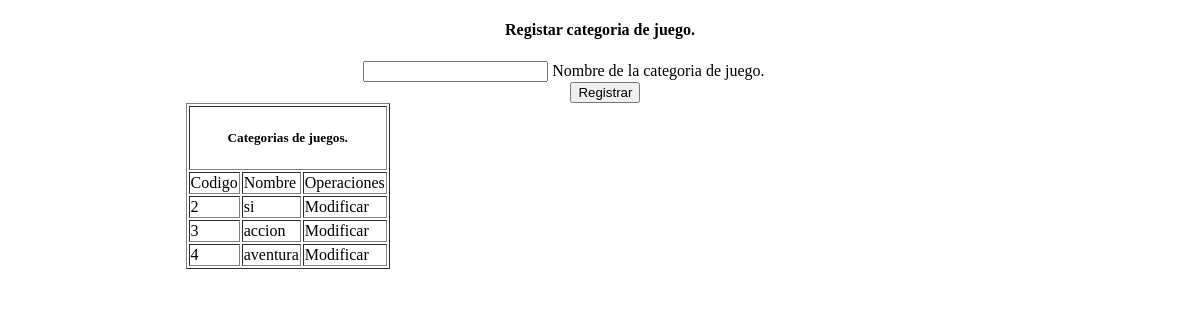
/Views/Categoria_jue.php, run on an earlier commit of the app's database.
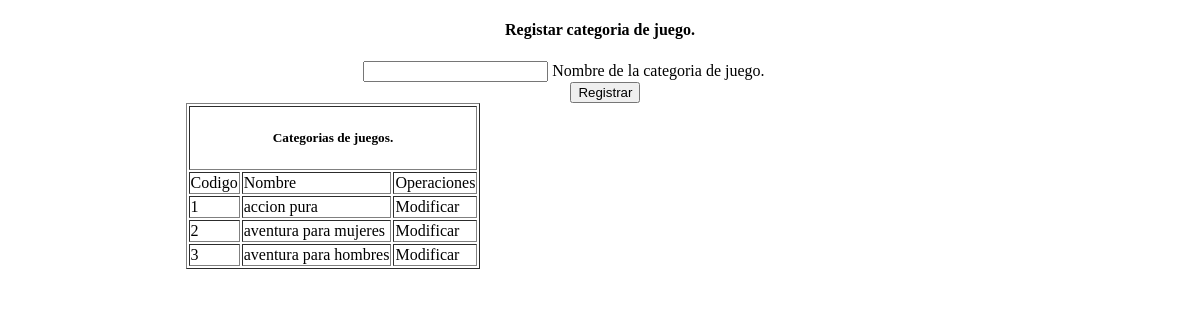
And on a later commit of the database.
### tables this page shows
CREATE TABLE `tbl_categoria_jue` (
  `cat_cod` int(11) NOT NULL,
  `cat_nom` varchar(80) NOT NULL
);

### Model/Categoria.class.php (called while the page is built, shortened)
<?php
class Categoria_jue{
    public static function Consultar_categoria_juego(){
 		$pdo = ConexionBD::AbrirBD();
    	$pdo->setAttribute(PDO::ATTR_ERRMODE, PDO::ERRMODE_EXCEPTION);
    	$sql= "SELECT * FROM tbl_categoria_jue";
	    $query= $pdo->prepare($sql);
    	$query->execute();
    	$result = $query->fetchALL(PDO::FETCH_BOTH);
    	return $result;
 	}
}
?>

### Views/consultar_categoria_juego.php (the view, shortened to what this page needs)
<?php
 require_once('../model/categoria.class.php');
 $cat_juego =Categoria_jue::Consultar_categoria_juego();
 ?>
<!DOCTYPE html>
<html>
  <head>
  </head>
  <body>
    <div class="tabla_categoria_juego">
      <section>
        <table border="1px" class="highlight">
          <thead>
            <th colspan="3"><center><h5>Categorias de juegos.</h5></center></th>
            <tr>
              <td>Codigo</td>
              <td>Nombre</td>
              <td>Operaciones</td>
            </tr>
          </thead>
          <tbody>
            <?php foreach ($cat_juego as $bn): ?>
              <tr>
                <td><?php echo $bn['cat_cod'];  ?></td>
                <td><?php echo $bn['cat_nom'];  ?></td>
                <td>
                  <span style="cursor:pointer;" onclick="valida3(<?php echo $bn["cat_cod"]; ?>)">Modificar</span>
                </td>
              </tr>
           <?php endforeach ?>
          </tbody>
        </table>
      </section>
    </div>
  </body>
</html>

What changed in the data, as far as the page shows it:
removed tbl_categoria_jue: cat_cod "4", cat_nom "aventura"
added tbl_categoria_jue: cat_cod "1", cat_nom "accion pura"
changed tbl_categoria_jue id 2: cat_nom "si" → "aventura para mujeres"
changed tbl_categoria_jue id 3: cat_nom "accion" → "aventura para hombres"
